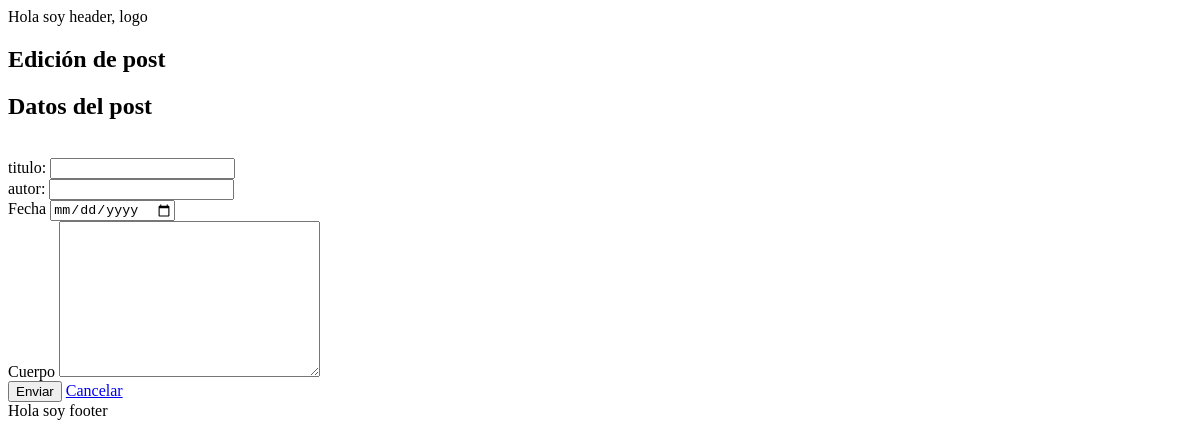
Before: /editar/13 with the older database file.
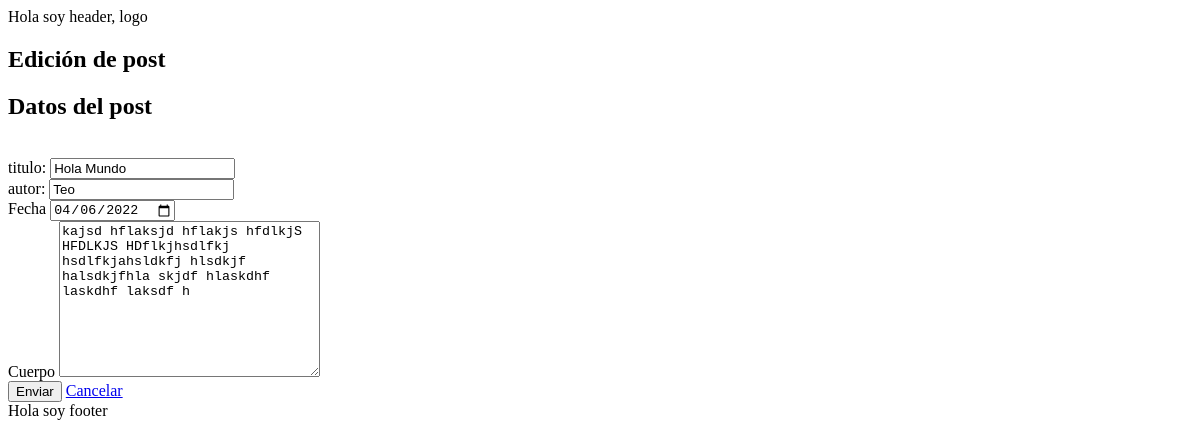
After: the same page with the newer database file.
### tables this page shows
CREATE TABLE posts (
	id INTEGER NOT NULL PRIMARY KEY AUTOINCREMENT,
	fecha date NOT NULL,
	autor TEXT(50) NOT NULL,
	titulo TEXT(120) NOT NULL,
	cuerpo TEXT(1000) NOT NULL
);

### admin.py (the view)
@route('/editar')
@route('/editar/<id:int>')
@jinja2_view('admin_formu.html')
def mi_form(id=None):
    bdatos = Sql(BD)
    if id:
        resp = bdatos.select(f'SELECT  p.id, p.fecha, p.autor ,p.titulo, p.cuerpo  from posts p where id = {id}')
    if resp:
        return {'post' : resp[0]}
    else:
        return {'post': ''}

### sql.py (called while the page is built)
    def conectar(self):
        if self.__cnx is None:
            self.__cnx = sqlite3.connect(self.__bd)
        return self.__cnx

    def select(self, consulta):
        cnx = self.conectar()
        cur = cnx.cursor()
        cur.execute(consulta)
        filas = cur.fetchall()
        return filas

### templates/base.html (shortened to what this page needs)
<!DOCTYPE html>
<html lang="es">
<head>
    <link rel="stylesheet" href="/styles/index.css">
</head>
<body>
    {%include 'header.html'%}
    {%block content%}{%endblock%}
    {%include 'footer.html'%}
</body>
</html>

### templates/admin_formu.html (shortened to what this page needs)
{%extends 'base.html'%}
{%block content%}
<h2>Edición de post</h2>
<form action="/admin/guardar" method="post">
    <h2>Datos del post</h2>
    <input type="hidden" id="id" name="id" value="{%if post%}{{post[0]}}{%endif%}"><br/>
    <label for="titulo">titulo: </label>
    <input type="text" id="titulo" name="titulo" value="{%if post%}{{post[3]}}{%endif%}"><br/>
    <label for="autor">autor: </label>
    <input type="text" id="autor" name="autor" value="{%if post%}{{post[2]}}{%endif%}"><br/>
    <label for="fecha">Fecha</label>
    <input type="date" id="fecha" name="fecha" value="{%if post%}{{post[1]}}{%endif%}"><br/>
    <label for="cuerpo">Cuerpo</label>
    <textarea name="cuerpo" id="cuerpo" cols="30" rows="10">{%if post%}{{post[4]}}{%endif%}</textarea>
    <br>
    <input type="submit" value="Enviar"> <a href="/admin/">Cancelar</a>
</form>
{%endblock%}

### templates/header.html
<header>
    Hola soy header, logo
</header>

### templates/footer.html
<footer>
    Hola soy footer
</footer>

Changed rows visible on the page:
added posts: titulo "Hola Mundo", autor "Teo", fecha "04/06/2022", cuerpo "kajsd hflaksjd hflakjs hfdlkjS HFDLKJS HDflkjhsdlfkj hsdlfkjahsldkfj hlsdkjf halsdkjfhla skjdf hlaskdhf laskdhf laksdf h"
